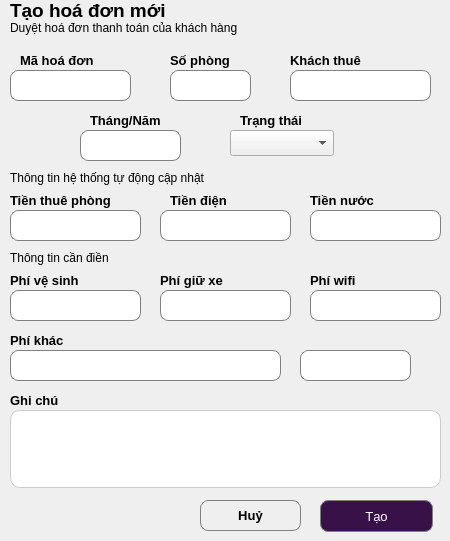
    <widget class="QWidget" name="page_10">
     <widget class="QLabel" name="label_313">
      <property name="geometry">
       <rect>
        <x>10</x>
        <y>0</y>
        <width>221</width>
        <height>21</height>
       </rect>
      </property>
      <property name="font">
       <font>
        <pointsize>14</pointsize>
        <weight>75</weight>
        <bold>true</bold>
       </font>
      </property>
      <property name="text">
       <string>Tạo hoá đơn mới</string>
      </property>
     </widget>
     <widget class="QLabel" name="label_314">
      <property name="geometry">
       <rect>
        <x>10</x>
        <y>20</y>
        <width>271</width>
        <height>16</height>
       </rect>
      </property>
      <property name="text">
       <string>Duyệt hoá đơn thanh toán của khách hàng</string>
      </property>
     </widget>
     <widget class="QLabel" name="label_315">
      <property name="geometry">
       <rect>
        <x>20</x>
        <y>50</y>
        <width>121</width>
        <height>21</height>
       </rect>
      </property>
      <property name="font">
       <font>
        <pointsize>10</pointsize>
        <weight>75</weight>
        <bold>true</bold>
       </font>
      </property>
      <property name="text">
       <string>Mã hoá đơn</string>
      </property>
     </widget>
     <widget class="QLabel" name="label_316">
      <property name="geometry">
       <rect>
        <x>170</x>
        <y>50</y>
        <width>121</width>
        <height>21</height>
       </rect>
      </property>
      <property name="font">
       <font>
        <pointsize>10</pointsize>
        <weight>75</weight>
        <bold>true</bold>
       </font>
      </property>
      <property name="text">
       <string>Số phòng</string>
      </property>
     </widget>
     <widget class="QLabel" name="label_317">
      <property name="geometry">
       <rect>
        <x>290</x>
        <y>50</y>
        <width>121</width>
        <height>21</height>
       </rect>
      </property>
      <property name="font">
       <font>
        <pointsize>10</pointsize>
        <weight>75</weight>
        <bold>true</bold>
       </font>
      </property>
      <property name="text">
       <string>Khách thuê</string>
      </property>
     </widget>
     <widget class="QLineEdit" name="lne_mahoadon3">
      <property name="geometry">
       <rect>
        <x>10</x>
        <y>70</y>
        <width>121</width>
        <height>31</height>
       </rect>
      </property>
      <property name="styleSheet">
       <string notr="true">QLineEdit {
    border: 1px solid gray;
    border-radius: 8px;
    padding: 5px;
}</string>
      </property>
      <property name="text">
       <string/>
      </property>
      <property name="alignment">
       <set>Qt::AlignCenter</set>
      </property>
     </widget>
     <widget class="QLineEdit" name="lne_sophong9">
      <property name="geometry">
       <rect>
        <x>170</x>
        <y>70</y>
        <width>81</width>
        <height>31</height>
       </rect>
      </property>
      <property name="styleSheet">
       <string notr="true">QLineEdit {
    border: 1px solid gray;
    border-radius: 8px;
    padding: 5px;
}</string>
      </property>
      <property name="text">
       <string/>
      </property>
      <property name="alignment">
       <set>Qt::AlignCenter</set>
      </property>
     </widget>
     <widget class="QLineEdit" name="lne_khachthue4">
      <property name="geometry">
       <rect>
        <x>290</x>
        <y>70</y>
        <width>141</width>
        <height>31</height>
       </rect>
      </property>
      <property name="styleSheet">
       <string notr="true">QLineEdit {
    border: 1px solid gray;
    border-radius: 8px;
    padding: 5px;
}</string>
      </property>
      <property name="text">
       <string/>
      </property>
      <property name="alignment">
       <set>Qt::AlignCenter</set>
      </property>
     </widget>
     <widget class="QLabel" name="label_318">
      <property name="geometry">
       <rect>
        <x>90</x>
        <y>110</y>
        <width>121</width>
        <height>21</height>
       </rect>
      </property>
      <property name="font">
       <font>
        <pointsize>10</pointsize>
        <weight>75</weight>
        <bold>true</bold>
       </font>
      </property>
      <property name="text">
       <string>Tháng/Năm</string>
      </property>
     </widget>
     <widget class="QLabel" name="label_319">
      <property name="geometry">
       <rect>
        <x>240</x>
        <y>110</y>
        <width>121</width>
        <height>21</height>
       </rect>
      </property>
      <property name="font">
       <font>
        <pointsize>10</pointsize>
        <weight>75</weight>
        <bold>true</bold>
       </font>
      </property>
      <property name="text">
       <string>Trạng thái</string>
      </property>
     </widget>
     <widget class="QLineEdit" name="lne_thangnam4">
      <property name="geometry">
       <rect>
        <x>80</x>
        <y>130</y>
        <width>101</width>
        <height>31</height>
       </rect>
      </property>
      <property name="styleSheet">
       <string notr="true">QLineEdit {
    border: 1px solid gray;
    border-radius: 8px;
    padding: 5px;
}</string>
      </property>
      <property name="text">
       <string/>
      </property>
      <property name="alignment">
       <set>Qt::AlignCenter</set>
      </property>
     </widget>
     <widget class="QComboBox" name="cbo_trangthai6">
      <property name="geometry">
       <rect>
        <x>230</x>
        <y>130</y>
        <width>104</width>
        <height>26</height>
       </rect>
      </property>
     </widget>
     <widget class="QLabel" name="label_320">
      <property name="geometry">
       <rect>
        <x>10</x>
        <y>170</y>
        <width>271</width>
        <height>16</height>
       </rect>
      </property>
      <property name="text">
       <string>Thông tin hệ thống tự động cập nhật</string>
      </property>
     </widget>
     <widget class="QLabel" name="label_321">
      <property name="geometry">
       <rect>
        <x>10</x>
        <y>190</y>
        <width>121</width>
        <height>21</height>
       </rect>
      </property>
      <property name="font">
       <font>
        <pointsize>10</pointsize>
        <weight>75</weight>
        <bold>true</bold>
       </font>
      </property>
      <property name="text">
       <string>Tiền thuê phòng</string>
      </property>
     </widget>
     <widget class="QLabel" name="label_322">
      <property name="geometry">
       <rect>
        <x>170</x>
        <y>190</y>
        <width>121</width>
        <height>21</height>
       </rect>
      </property>
      <property name="font">
       <font>
        <pointsize>10</pointsize>
        <weight>75</weight>
        <bold>true</bold>
       </font>
      </property>
      <property name="text">
       <string>Tiền điện</string>
      </property>
     </widget>
     <widget class="QLabel" name="label_323">
      <property name="geometry">
       <rect>
        <x>310</x>
        <y>190</y>
        <width>121</width>
        <height>21</height>
       </rect>
      </property>
      <property name="font">
       <font>
        <pointsize>10</pointsize>
        <weight>75</weight>
        <bold>true</bold>
       </font>
      </property>
      <property name="text">
       <string>Tiền nước</string>
      </property>
     </widget>
     <widget class="QLabel" name="label_324">
      <property name="geometry">
       <rect>
        <x>10</x>
        <y>270</y>
        <width>121</width>
        <height>21</height>
       </rect>
      </property>
      <property name="font">
       <font>
        <pointsize>10</pointsize>
        <weight>75</weight>
        <bold>true</bold>
       </font>
      </property>
      <property name="text">
       <string>Phí vệ sinh</string>
      </property>
     </widget>
     <widget class="QLabel" name="label_325">
      <property name="geometry">
       <rect>
        <x>160</x>
        <y>270</y>
        <width>121</width>
        <height>21</height>
       </rect>
      </property>
      <property name="font">
       <font>
        <pointsize>10</pointsize>
        <weight>75</weight>
        <bold>true</bold>
       </font>
      </property>
      <property name="text">
       <string>Phí giữ xe</string>
      </property>
     </widget>
     <widget class="QLabel" name="label_326">
      <property name="geometry">
       <rect>
        <x>310</x>
        <y>270</y>
        <width>121</width>
        <height>21</height>
       </rect>
      </property>
      <property name="font">
       <font>
        <pointsize>10</pointsize>
        <weight>75</weight>
        <bold>true</bold>
       </font>
      </property>
      <property name="text">
       <string>Phí wifi</string>
      </property>
     </widget>
     <widget class="QLineEdit" name="lne_tienthuephong3">
      <property name="geometry">
       <rect>
        <x>10</x>
        <y>210</y>
        <width>131</width>
        <height>31</height>
       </rect>
      </property>
      <property name="styleSheet">
       <string notr="true">QLineEdit {
    border: 1px solid gray;
    border-radius: 8px;
    padding: 5px;
}</string>
      </property>
      <property name="text">
       <string/>
      </property>
      <property name="alignment">
       <set>Qt::AlignCenter</set>
      </property>
     </widget>
     <widget class="QLineEdit" name="lne_tiendien3">
      <property name="geometry">
       <rect>
        <x>160</x>
        <y>210</y>
        <width>131</width>
        <height>31</height>
       </rect>
      </property>
      <property name="styleSheet">
       <string notr="true">QLineEdit {
    border: 1px solid gray;
    border-radius: 8px;
    padding: 5px;
}</string>
      </property>
      <property name="text">
       <string/>
      </property>
      <property name="alignment">
       <set>Qt::AlignCenter</set>
      </property>
     </widget>
     <widget class="QLineEdit" name="lne_tiennuoc3">
      <property name="geometry">
       <rect>
        <x>310</x>
        <y>210</y>
        <width>131</width>
        <height>31</height>
       </rect>
      </property>
      <property name="styleSheet">
       <string notr="true">QLineEdit {
    border: 1px solid gray;
    border-radius: 8px;
    padding: 5px;
}</string>
      </property>
      <property name="text">
       <string/>
      </property>
      <property name="alignment">
       <set>Qt::AlignCenter</set>
      </property>
     </widget>
     <widget class="QLineEdit" name="lne_phivs3">
      <property name="geometry">
       <rect>
        <x>10</x>
        <y>290</y>
        <width>131</width>
        <height>31</height>
       </rect>
      </property>
      <property name="styleSheet">
       <string notr="true">QLineEdit {
    border: 1px solid gray;
    border-radius: 8px;
    padding: 5px;
}</string>
      </property>
      <property name="text">
       <string/>
      </property>
      <property name="alignment">
       <set>Qt::AlignCenter</set>
      </property>
     </widget>
     <widget class="QLineEdit" name="lne_phigiuxe3">
      <property name="geometry">
       <rect>
        <x>160</x>
        <y>290</y>
        <width>131</width>
        <height>31</height>
       </rect>
      </property>
      <property name="styleSheet">
       <string notr="true">QLineEdit {
    border: 1px solid gray;
    border-radius: 8px;
    padding: 5px;
}</string>
      </property>
      <property name="text">
       <string/>
      </property>
      <property name="alignment">
       <set>Qt::AlignCenter</set>
      </property>
     </widget>
     <widget class="QLineEdit" name="lne_phiwifi3">
      <property name="geometry">
       <rect>
        <x>310</x>
        <y>290</y>
        <width>131</width>
        <height>31</height>
       </rect>
      </property>
      <property name="styleSheet">
       <string notr="true">QLineEdit {
    border: 1px solid gray;
    border-radius: 8px;
    padding: 5px;
}</string>
      </property>
      <property name="text">
       <string/>
      </property>
      <property name="alignment">
       <set>Qt::AlignCenter</set>
      </property>
     </widget>
     <widget class="QLabel" name="label_327">
      <property name="geometry">
       <rect>
        <x>10</x>
        <y>250</y>
        <width>271</width>
        <height>16</height>
       </rect>
      </property>
      <property name="text">
       <string>Thông tin cần điền</string>
      </property>
     </widget>
     <widget class="QLabel" name="label_328">
      <property name="geometry">
       <rect>
        <x>10</x>
        <y>330</y>
        <width>121</width>
        <height>21</height>
       </rect>
      </property>
      <property name="font">
       <font>
        <pointsize>10</pointsize>
        <weight>75</weight>
        <bold>true</bold>
       </font>
      </property>
      <property name="text">
       <string>Phí khác</string>
      </property>
     </widget>
     <widget class="QLineEdit" name="lne_phikhac13">
      <property name="geometry">
       <rect>
        <x>10</x>
        <y>350</y>
        <width>271</width>
        <height>31</height>
       </rect>
      </property>
      <property name="styleSheet">
       <string notr="true">QLineEdit {
    border: 1px solid gray;
    border-radius: 8px;
    padding: 5px;
}</string>
      </property>
      <property name="text">
       <string/>
      </property>
      <property name="alignment">
       <set>Qt::AlignCenter</set>
      </property>
     </widget>
     <widget class="QLineEdit" name="lne_phikhac23">
      <property name="geometry">
       <rect>
        <x>300</x>
        <y>350</y>
        <width>111</width>
        <height>31</height>
       </rect>
      </property>
      <property name="styleSheet">
       <string notr="true">QLineEdit {
    border: 1px solid gray;
    border-radius: 8px;
    padding: 5px;
}</string>
      </property>
      <property name="text">
       <string/>
      </property>
      <property name="alignment">
       <set>Qt::AlignCenter</set>
      </property>
     </widget>
     <widget class="QLabel" name="label_329">
      <property name="geometry">
       <rect>
        <x>10</x>
        <y>390</y>
        <width>121</width>
        <height>21</height>
       </rect>
      </property>
      <property name="font">
       <font>
        <pointsize>10</pointsize>
        <weight>75</weight>
        <bold>true</bold>
       </font>
      </property>
      <property name="text">
       <string>Ghi chú</string>
      </property>
     </widget>
     <widget class="QTextEdit" name="txt_ghichu5">
      <property name="geometry">
       <rect>
        <x>10</x>
        <y>410</y>
        <width>431</width>
        <height>78</height>
       </rect>
      </property>
      <property name="styleSheet">
       <string notr="true">QTextEdit {
    border: 1px solid #ccc;
    border-radius: 10px;
    padding: 6px;
    background: white;
}</string>
      </property>
      <property name="html">
       <string>&lt;!DOCTYPE HTML PUBLIC &quot;-//W3C//DTD HTML 4.0//EN&quot; &quot;http://www.w3.org/TR/REC-html40/strict.dtd&quot;&gt;
&lt;html&gt;&lt;head&gt;&lt;meta name=&quot;qrichtext&quot; content=&quot;1&quot; /&gt;&lt;style type=&quot;text/css&quot;&gt;
p, li { white-space: pre-wrap; }
&lt;/style&gt;&lt;/head&gt;&lt;body style=&quot; font-family:'MS Shell Dlg 2'; font-size:8.25pt; font-weight:400; font-style:normal;&quot;&gt;
&lt;p style=&quot;-qt-paragraph-type:empty; margin-top:0px; margin-bottom:0px; margin-left:0px; margin-right:0px; -qt-block-indent:0; text-indent:0px; font-family:'.AppleSystemUIFont'; font-size:13pt;&quot;&gt;&lt;br /&gt;&lt;/p&gt;&lt;/body&gt;&lt;/html&gt;</string>
      </property>
     </widget>
     <widget class="QPushButton" name="btn_huy6">
      <property name="geometry">
       <rect>
        <x>200</x>
        <y>500</y>
        <width>101</width>
        <height>31</height>
       </rect>
      </property>
      <property name="font">
       <font>
        <pointsize>10</pointsize>
        <weight>75</weight>
        <bold>true</bold>
       </font>
      </property>
      <property name="styleSheet">
       <string notr="true">QPushButton {
 border: 1px solid gray;
 border-radius: 8px;
 padding: 5px;
 color: black;
}</string>
      </property>
      <property name="text">
       <string>Huỷ</string>
      </property>
     </widget>
     <widget class="QPushButton" name="btn_tao1">
      <property name="geometry">
       <rect>
        <x>320</x>
        <y>500</y>
        <width>113</width>
        <height>32</height>
       </rect>
      </property>
      <property name="font">
       <font>
        <pointsize>10</pointsize>
       </font>
      </property>
      <property name="styleSheet">
       <string notr="true">QPushButton {
 border: 1px solid gray;
 border-radius: 8px;
 padding: 5px;
 background-color: #391149;
 color: white;
}</string>
      </property>
      <property name="text">
       <string>Tạo</string>
      </property>
     </widget>
    </widget>
